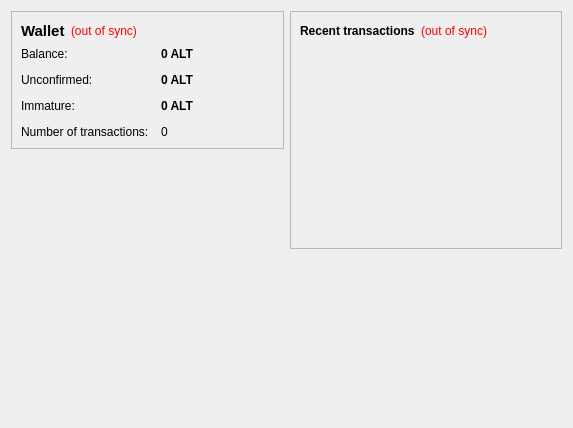
<?xml version="1.0" encoding="UTF-8"?>
<ui version="4.0">
 <class>OverviewPage</class>
 <widget class="QWidget" name="OverviewPage">
  <property name="geometry">
   <rect>
    <x>0</x>
    <y>0</y>
    <width>573</width>
    <height>428</height>
   </rect>
  </property>
  <property name="windowTitle">
   <string>Form</string>
  </property>
  <layout class="QHBoxLayout" name="horizontalLayout" stretch="1,1">
   <item>
    <layout class="QVBoxLayout" name="verticalLayout_2">
     <item>
      <widget class="QFrame" name="frame">
       <property name="frameShape">
        <enum>QFrame::StyledPanel</enum>
       </property>
       <property name="frameShadow">
        <enum>QFrame::Raised</enum>
       </property>
       <layout class="QVBoxLayout" name="verticalLayout_4">
        <item>
         <layout class="QHBoxLayout" name="horizontalLayout_4">
          <item>
           <widget class="QLabel" name="label_5">
            <property name="font">
             <font>
              <pointsize>11</pointsize>
              <weight>75</weight>
              <bold>true</bold>
             </font>
            </property>
            <property name="text">
             <string>Wallet</string>
            </property>
           </widget>
          </item>
          <item>
           <widget class="QLabel" name="labelWalletStatus">
            <property name="toolTip">
             <string>The displayed information may be out of date. Your wallet automatically synchronizes with the Altcoin network after a connection is established, but this process has not completed yet.</string>
            </property>
            <property name="styleSheet">
             <string notr="true">QLabel { color: red; }</string>
            </property>
            <property name="text">
             <string notr="true">(out of sync)</string>
            </property>
            <property name="alignment">
             <set>Qt::AlignLeading|Qt::AlignLeft|Qt::AlignVCenter</set>
            </property>
           </widget>
          </item>
          <item>
           <spacer name="horizontalSpacer_2">
            <property name="orientation">
             <enum>Qt::Horizontal</enum>
            </property>
            <property name="sizeHint" stdset="0">
             <size>
              <width>40</width>
              <height>20</height>
             </size>
            </property>
           </spacer>
          </item>
         </layout>
        </item>
        <item>
         <layout class="QFormLayout" name="formLayout_2">
          <property name="fieldGrowthPolicy">
           <enum>QFormLayout::AllNonFixedFieldsGrow</enum>
          </property>
          <property name="horizontalSpacing">
           <number>12</number>
          </property>
          <property name="verticalSpacing">
           <number>12</number>
          </property>
          <item row="0" column="0">
           <widget class="QLabel" name="label">
            <property name="text">
             <string>Balance:</string>
            </property>
           </widget>
          </item>
          <item row="0" column="1">
           <widget class="QLabel" name="labelBalance">
            <property name="font">
             <font>
              <weight>75</weight>
              <bold>true</bold>
             </font>
            </property>
            <property name="cursor">
             <cursorShape>IBeamCursor</cursorShape>
            </property>
            <property name="toolTip">
             <string>Your current balance</string>
            </property>
            <property name="text">
             <string notr="true">0 ALT</string>
            </property>
            <property name="textInteractionFlags">
             <set>Qt::LinksAccessibleByMouse|Qt::TextSelectableByKeyboard|Qt::TextSelectableByMouse</set>
            </property>
           </widget>
          </item>
          <item row="1" column="0">
           <widget class="QLabel" name="label_3">
            <property name="text">
             <string>Unconfirmed:</string>
            </property>
           </widget>
          </item>
          <item row="1" column="1">
           <widget class="QLabel" name="labelUnconfirmed">
            <property name="font">
             <font>
              <weight>75</weight>
              <bold>true</bold>
             </font>
            </property>
            <property name="cursor">
             <cursorShape>IBeamCursor</cursorShape>
            </property>
            <property name="toolTip">
             <string>Total of transactions that have yet to be confirmed, and do not yet count toward the current balance</string>
            </property>
            <property name="text">
             <string notr="true">0 ALT</string>
            </property>
            <property name="textInteractionFlags">
             <set>Qt::LinksAccessibleByMouse|Qt::TextSelectableByKeyboard|Qt::TextSelectableByMouse</set>
            </property>
           </widget>
          </item>
          <item row="3" column="0">
           <widget class="QLabel" name="label_2">
            <property name="text">
             <string>Number of transactions:</string>
            </property>
           </widget>
          </item>
          <item row="3" column="1">
           <widget class="QLabel" name="labelNumTransactions">
            <property name="toolTip">
             <string>Total number of transactions in wallet</string>
            </property>
            <property name="text">
             <string notr="true">0</string>
            </property>
           </widget>
          </item>
          <item row="2" column="0">
           <widget class="QLabel" name="labelImmatureText">
            <property name="text">
             <string>Immature:</string>
            </property>
           </widget>
          </item>
          <item row="2" column="1">
           <widget class="QLabel" name="labelImmature">
            <property name="font">
             <font>
              <weight>75</weight>
              <bold>true</bold>
             </font>
            </property>
            <property name="toolTip">
             <string>Mined balance that has not yet matured</string>
            </property>
            <property name="text">
             <string notr="true">0 ALT</string>
            </property>
            <property name="textInteractionFlags">
             <set>Qt::LinksAccessibleByMouse|Qt::TextSelectableByKeyboard|Qt::TextSelectableByMouse</set>
            </property>
           </widget>
          </item>
         </layout>
        </item>
       </layout>
      </widget>
     </item>
     <item>
      <widget class="QLabel" name="label_6">
       <property name="text">
        <string/>
       </property>
       <property name="pixmap">
        <pixmap resource="../altcoin.qrc">:/icons/altcoin</pixmap>
       </property>
      </widget>
     </item>
     <item>
      <spacer name="verticalSpacer">
       <property name="orientation">
        <enum>Qt::Vertical</enum>
       </property>
       <property name="sizeHint" stdset="0">
        <size>
         <width>20</width>
         <height>40</height>
        </size>
       </property>
      </spacer>
     </item>
    </layout>
   </item>
   <item>
    <layout class="QVBoxLayout" name="verticalLayout_3">
     <item>
      <widget class="QFrame" name="frame_2">
       <property name="frameShape">
        <enum>QFrame::StyledPanel</enum>
       </property>
       <property name="frameShadow">
        <enum>QFrame::Raised</enum>
       </property>
       <layout class="QVBoxLayout" name="verticalLayout">
        <item>
         <layout class="QHBoxLayout" name="horizontalLayout_2">
          <item>
           <widget class="QLabel" name="label_4">
            <property name="text">
             <string>&lt;b&gt;Recent transactions&lt;/b&gt;</string>
            </property>
           </widget>
          </item>
          <item>
           <widget class="QLabel" name="labelTransactionsStatus">
            <property name="toolTip">
             <string>The displayed information may be out of date. Your wallet automatically synchronizes with the Altcoin network after a connection is established, but this process has not completed yet.</string>
            </property>
            <property name="styleSheet">
             <string notr="true">QLabel { color: red; }</string>
            </property>
            <property name="text">
             <string notr="true">(out of sync)</string>
            </property>
            <property name="alignment">
             <set>Qt::AlignRight|Qt::AlignTrailing|Qt::AlignVCenter</set>
            </property>
           </widget>
          </item>
          <item>
           <spacer name="horizontalSpacer">
            <property name="orientation">
             <enum>Qt::Horizontal</enum>
            </property>
            <property name="sizeHint" stdset="0">
             <size>
              <width>40</width>
              <height>20</height>
             </size>
            </property>
           </spacer>
          </item>
         </layout>
        </item>
        <item>
         <widget class="QListView" name="listTransactions">
          <property name="styleSheet">
           <string notr="true">QListView { background: transparent; }</string>
          </property>
          <property name="frameShape">
           <enum>QFrame::NoFrame</enum>
          </property>
          <property name="verticalScrollBarPolicy">
           <enum>Qt::ScrollBarAlwaysOff</enum>
          </property>
          <property name="horizontalScrollBarPolicy">
           <enum>Qt::ScrollBarAlwaysOff</enum>
          </property>
          <property name="selectionMode">
           <enum>QAbstractItemView::NoSelection</enum>
          </property>
         </widget>
        </item>
       </layout>
      </widget>
     </item>
     <item>
      <spacer name="verticalSpacer_2">
       <property name="orientation">
        <enum>Qt::Vertical</enum>
       </property>
       <property name="sizeHint" stdset="0">
        <size>
         <width>20</width>
         <height>40</height>
        </size>
       </property>
      </spacer>
     </item>
    </layout>
   </item>
  </layout>
 </widget>
 <resources>
  <include location="../altcoin.qrc"/>
 </resources>
 <connections/>
</ui>
